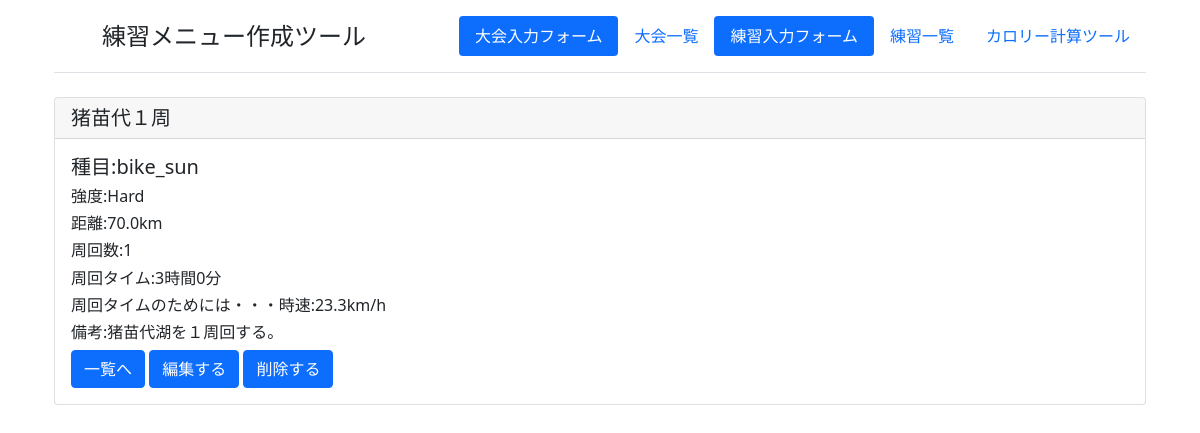
Page /Menu_detail/1/ on the committed database.
### PMapp/models.py (models this page shows, shortened)
class Menu(models.Model):
    Athletic_CHOICES = [
   ('bike_sun', 'バイク_晴'),
   ('bike_rai', 'バイク_雨'),
   ('run_sun', 'ラン_晴'),
   ('run_rai', 'ラン_雨'),
   ('swim_kick', 'スイム_キック'),
   ('swim_pull', 'スイム_プル'),
   ('swim_main', 'スイム_メイン'),
    ]
    Lv = [
        ('Hard','強め'),
        ('Midium', '普通'),
        ('Easy', '弱め'),
        ]
    MenuName = models.CharField('練習メニュー名', max_length=50)
    Category = models.CharField('練習カテゴリ', max_length=30, choices=Athletic_CHOICES)
    MenuLv = models.CharField('練習強度', max_length=30, choices=Lv)
    Distance = models.IntegerField('1本あたりの距離(m)')
    NumLap = models.IntegerField('周回数', blank=True, null=True)
    LapTime = models.IntegerField('目標タイム(min)', blank=True, null=True)
    Remarks = models.TextField('備考', blank=True, null=True, max_length=1000)

### PMapp/views.py (the view)
# urls.py: path('Menu_detail/<int:pk>/', views.MenuDetail.as_view(), name='Menu_detail'),
class MenuDetail(DetailView):
    template_name = 'PMapp/Menu_detail.html'
    model = Menu

### PMapp/templatetags/utils.py (called while the page is built)
@register.filter(name="MenuEx2")
def MenuEx2(dist, time):
    return (dist/1000) / (time/60)

### PMapp/templates/PMapp/Menu_detail.html
{% extends 'PMapp/base.html' %}
{% block content %}
{% load mathfilters %}
{% load utils %}
<div class="container">
    <div class="card">
        <h5 class="card-header">{{ object.MenuName }}</h5>
        <div class="card-body">
            <h5 class="card-title">種目:{{ object.Category }}</h5>
            <h6 class="card-title">強度:{{ object.MenuLv }}</h6>
            {% if object.Distance >= 1000 %}
            <h6 class="card-title">距離:{{ object.Distance|div:1000 }}km</h6>
            {% else %}
            <h6 class="card-title">距離:{{ object.Distance }}m</h6>
            {% endif %}
            <h6 class="card-title">周回数:{{ object.NumLap }}</h6>
            {% if object.LapTime >= 60 and object.LapTime is not None %}
            <h6 class="card-title">周回タイム:{{ object.LapTime|intdiv:60 }}時間{{ object.LapTime|mod:60 }}分</h6>
            {% else %}
            <h6 class="card-title">周回タイム:{{ object.LapTime }}分</h6>
            {% endif %}
            {% if "swim" in object.Category and object.LapTime != None %}
            <h6 class="card-title">周回タイムのためには・・・100m:{{ object.Distance|MenuEx1:object.LapTime }}</h6>
            {% elif "bike" in object.Category %}
            <h6 class="card-title">周回タイムのためには・・・時速:{{ object.Distance|MenuEx2:object.LapTime|floatformat }}km/h</h6>
            {% elif "run" in object.Category %}
            <h6 class="card-title">周回タイムのためには・・・１キロあたり:{{ object.Distance|MenuEx3:object.LapTime }}</h6>
            {% else %}
            <h6 class="card-title">周回タイムがありません</h6>
            {% endif %}
            <h6 class="card-title">備考:{{ object.Remarks }}</h6>
            <a href="{% url 'PMapp:Menu_list' %}" class="btn btn-primary">一覧へ</a>
            <a href="{% url 'PMapp:Menu_update' object.pk %}" class="btn btn-primary">編集する</a>
            <a href="{% url 'PMapp:Menu_delete' object.pk %}" class="btn btn-primary">削除する</a>
        </div>
    </div>
</div>
{% endblock content %}

### rows in the picture
Menu: MenuName "猪苗代１周", Category "bike_sun", MenuLv "Hard", Distance|div "70.0", NumLap "1", LapTime "3", LapTime|mod "0", Distance|MenuEx2 "23.3", Remarks "猪苗代湖を１周回する。"
